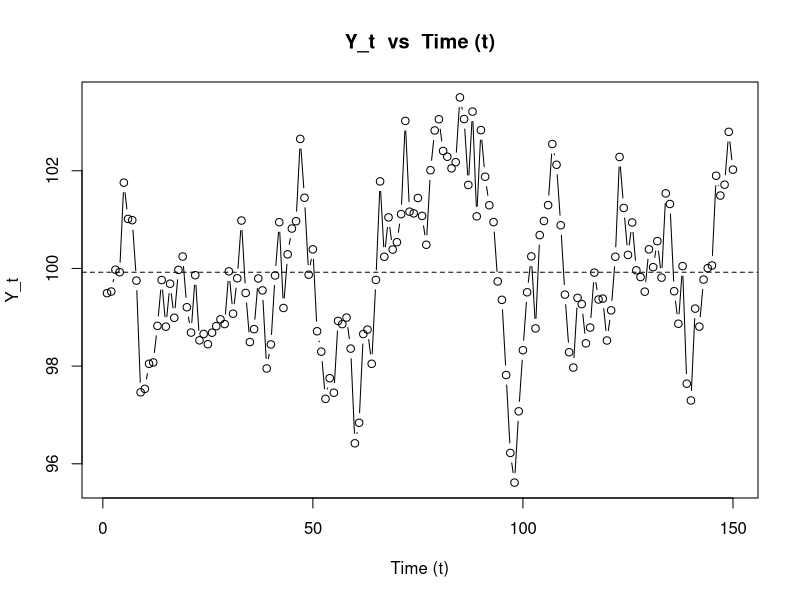
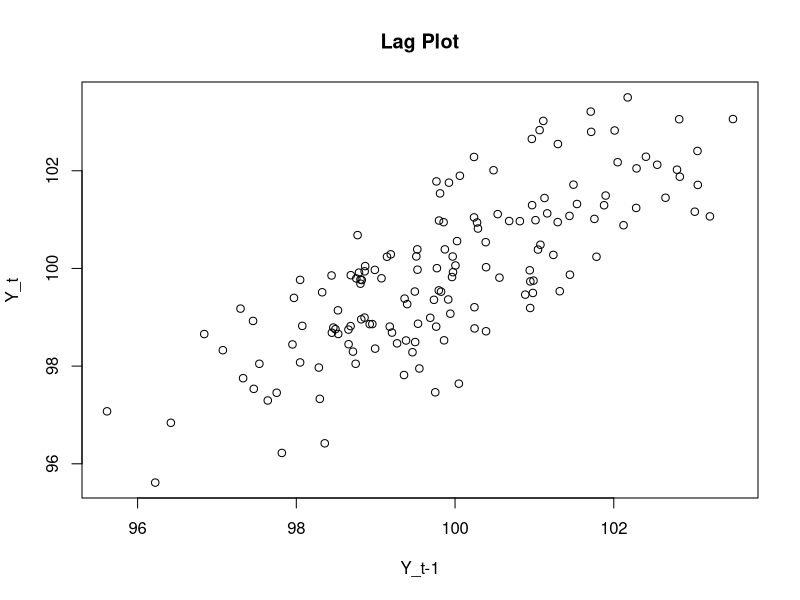

The R source for these figures, in order:
#*******************************************************************************************************#
#Author: Vivek Gupta, Date 4/25/17 ; inspired by Dr Longneckers notes STATS 641 @TAMU
#Purpose: Find correlation, for lag 1 AR(1) data via the corr plot and also by the von Neumann test
# Valid for normal data and AR(1) only, harsh conditions on data. 



y  = rep(0,150)

y = c(99.49334,99.52677 ,99.97428, 99.92296,
 101.75614,101.01371,100.98810,99.75055, 97.46384, 97.53430, 98.04784,
  98.07517,98.82416 ,99.76238, 98.80839, 99.68745, 98.98936, 99.97021,
 100.24419,99.20544 ,98.68648, 99.86162, 98.52796, 98.65856, 98.44828,
  98.68382,98.81820, 98.95779, 98.86101, 99.94051, 99.07316, 99.79825,
 100.98074,99.49758, 98.49279, 98.75596, 99.79505, 99.55042, 97.95154,
  98.44396,99.85578 ,100.94686,99.18997, 100.28856,100.81671,100.96743,
 102.65183,101.44725,99.87142, 100.39037,98.71361, 98.29617, 97.32980,
  97.75256,97.45476 ,98.92480, 98.85961, 98.99318, 98.35815, 96.41931,
  96.83995,98.65699 ,98.74763, 98.04781, 99.76564, 101.78196,100.23923,
 101.04499,100.38626,100.53723,101.11212,103.02086,101.16156,101.12732,
 101.44200,101.07557,100.48501,102.01062,102.82457,103.05481,102.40505,
 102.28694,102.04882,102.17501,103.50176,103.05857,101.70988,103.21122,
 101.06555,102.83203,101.87783,101.29349,100.94850,99.73423, 99.35706,
  97.81771,96.22237, 95.61504, 97.07419, 98.32577, 99.51197, 100.24588,
  98.77193,100.68195,100.97093,101.29578,102.54733,102.12300,100.88476,
  99.46352,98.28398, 97.97027, 99.39698, 99.26945, 98.46643, 98.78961,
  99.91420,99.36403, 99.38256, 98.52452, 99.14218, 100.23898,102.28226,
 101.23884,100.27694,100.94119,99.96187, 99.82365, 99.52422, 100.39115,
 100.02542,100.55945,99.81125, 101.53655,101.31927,99.53333, 98.86780,
 100.04772,97.64038, 97.29670, 99.17730, 98.80871, 99.77137, 100.00520,
 100.06072,101.89751,101.49231,101.71528,102.79661,102.02205)

#Is the data normal and AR(1), if yes then apply von Neumann test and approximations for large n 

shapiro.test(y)
#yes, pvalue=.5 

#check for correlation, timeseries plot 

n  = length(y)
ytime1  = ts(y,start=1,frequency=1) 
plot.ts(ytime1,type="b",ylab="Y_t",xlab="Time (t)",main="Y_t  vs  Time (t)")
ymean  = mean(y)
abline(h=ymean,lty=2)

#corr 2, plot of Xt vs Xt-1
yt  = y[2:150]
ytlag1  = y[1:149]
plot(ytlag1,yt,main="Lag Plot",ylab="Y_t",xlab="Y_t-1")

#Correlation exists

#Calculation of von Neumann Statistics

dif1  = (yt-ytlag1)^2
num1  = sum(dif1)
y2  = (y-ymean)^2
den1  = sum(y2) 
Q  = (num1/(n-1))/(den1/n) 
prd1  = (yt-ymean)*(ytlag1-ymean)
prdsum1  = sum(prd1)
rho1  = prdsum1/den1
rho1 #estimate of rho, correlation coeff from the data 
Q #Q statisitic or von Neumann statisitics 


#since n > 60, we will use approx from critical values of Q 
Q_p_alpha= ((2*n)/(n-1)) - qnorm(.05)*2/sqrt(n)
Q_n_alpha= ((2*n)/(n-1)) + qnorm(.05)*2/sqrt(n)

#Hypothesis 
#Ho(for +ve corr) : rho <= 0 H1: rho >0 
#reject if Q is less that Q_p_alpha
#From the data we reject null 

#Hypothesis 
#Ho(for -ve corr) : rho >= 0 H1: rho <0 
#reject if Q is more that Q_n_alpha

n=length(y)
means  =  mean(y)
diff  =  y-means
 
n.neg  =  rep(0,n)
n.pos  =  rep(0,n)
n.neg  =  length(diff[diff<0])
n.pos  =  length(diff[diff>0])

  
 
numb.runs  =  0
  for (j in 2:n) {
    if (sign(diff[j]) != sign(diff[j-1])) {numb.runs  =  numb.runs + 1}
    }
  
  
runs.result  =  as.data.frame(cbind(numb.runs, n.pos, n.neg))
names(runs.result)  =  c("No. runs", "N+", "N-")
runs.result

# No. runs  N+   N-
#    29     70   80

mu = 1 + (2*n.neg*n.pos)/(n.neg + n.pos)
sig2 = (2*n.neg*n.pos*(2*n.neg*n.pos - n.neg - n.pos))/((n.neg + n.pos)^2*(n.neg + n.pos-1))


z = (abs(numb.runs-mu)-.5)/sqrt(sig2)
pvalue = 2*(1-pnorm(abs(z)))

results = cbind(mu,sig2,z,pvalue)
results

#           mu        sig2        z       pvalue
#       75.66667   36.91573   7.59841   2.997602e-14



